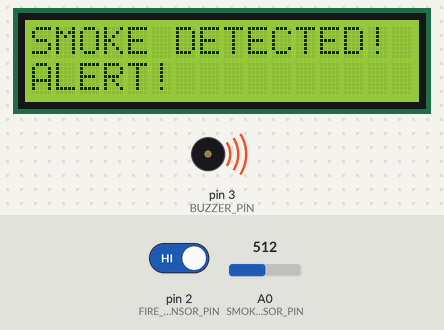
Simulated run of this sketch. Board: Arduino Uno, built with avr-gcc and run on an emulated ATmega328P. Shown: 16×2 character LCD, buzzer (waves = sounding, pin HIGH). Inputs (shaded band) come from the test bench; at power-on: A0 (SMOKE_SENSOR_PIN) = 512, pin 2 (FIRE_SENSOR_PIN) HIGH. What the sketch prints to the serial monitor is not drawn.

Above: at 1.2 s.
1.3 s: A0 (SMOKE_SENSOR_PIN) set to 244
2.8 s: A0 (SMOKE_SENSOR_PIN) set to 217
At 4.1 s:
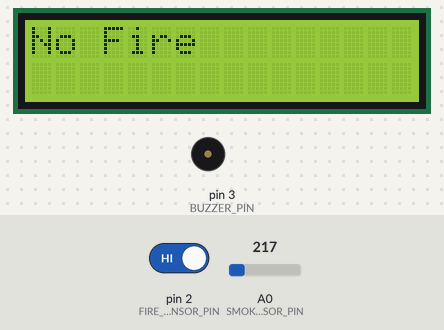
4.7 s: pin 2 (FIRE_SENSOR_PIN) driven LOW
At 5.7 s:
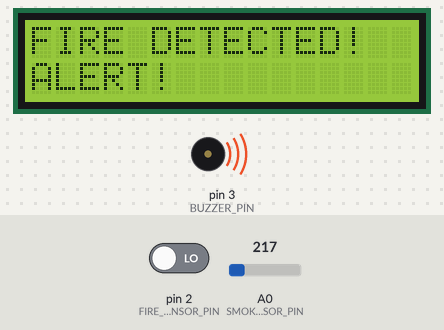
6.3 s: pin 2 (FIRE_SENSOR_PIN) driven HIGH
At 7.8 s:
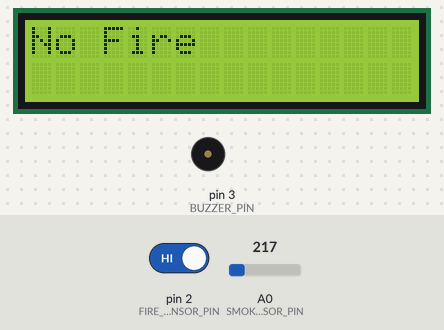
9.4 s: A0 (SMOKE_SENSOR_PIN) set to 240
At 10.6 s:
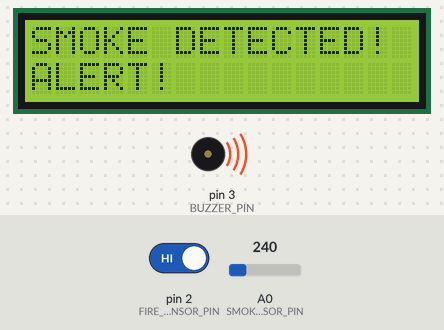
10.9 s: A0 (SMOKE_SENSOR_PIN) set to 220
At 11.4 s:
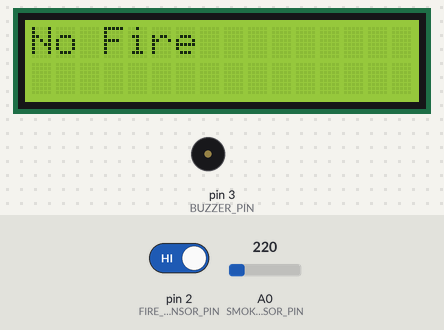
Timing chart, 0 to 13.5 s (numbered marks = the images above; inputs shaded):
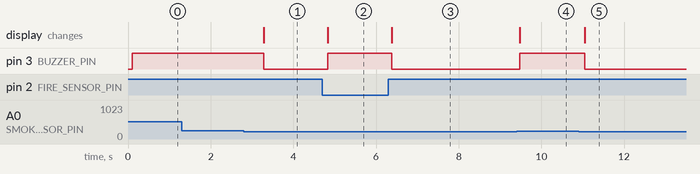

The sketch:

Fire_Detection.ino
```cpp
#include <Wire.h>
#include <LiquidCrystal_I2C.h>

// Define sensor and buzzer pins
#define FIRE_SENSOR_PIN 2 // Connect fire sensor D0 output to digital pin 2
#define SMOKE_SENSOR_PIN A0 // Connect smoke sensor analog output to analog pin A0
#define BUZZER_PIN 3 // Connect buzzer to digital pin 3

// Create LCD object
LiquidCrystal_I2C lcd(0x27,16,2); // Adjust address if necessary

void setup() {
  // Initialize LCD
  lcd.begin(); // Initialize the LCD
  lcd.backlight();

  // Set sensor pins as input
  pinMode(FIRE_SENSOR_PIN, INPUT);
  pinMode(SMOKE_SENSOR_PIN, INPUT);
  // Set buzzer pin as output
  pinMode(BUZZER_PIN, OUTPUT);
  Serial.begin(9600);
}

void loop() {
  // Read digital value from fire sensor
  int fireSensorValue = digitalRead(FIRE_SENSOR_PIN);
  // Read analog value from smoke sensor
  int smokeSensorValue = analogRead(SMOKE_SENSOR_PIN);

  // Print smoke sensor value to serial monitor
  Serial.print("Smoke Sensor Value: ");
  Serial.println(smokeSensorValue);

  if (fireSensorValue == LOW) {
    // Fire detected!
    lcd.clear();
    lcd.setCursor(0, 0);
    lcd.print("FIRE DETECTED!");
    lcd.setCursor(0, 1);
    lcd.print("ALERT!");
    digitalWrite(BUZZER_PIN, HIGH);

    // Additional check for smoke sensor
    if (smokeSensorValue > 300) { // Adjust threshold as needed
      lcd.clear();
      lcd.setCursor(0, 0);
      lcd.print("SMOKE DETECTED!");
      lcd.setCursor(0, 1);
      lcd.print("ALERT!");
    }
  } else {
    // No fire detected
    lcd.clear();
    lcd.setCursor(0, 0);
    lcd.print("No Fire");

    // Check for smoke presence even if no fire is detected
    if (smokeSensorValue > 230) { // Adjust threshold as needed
      lcd.clear();
      lcd.setCursor(0, 0);
      lcd.print("SMOKE DETECTED!");
      lcd.setCursor(0, 1);
      lcd.print("ALERT!");
      digitalWrite(BUZZER_PIN, HIGH);
    } else {
      digitalWrite(BUZZER_PIN, LOW);
    }
  }

  delay(500); // Delay for 500 milliseconds to reduce LCD updates
}
```

Measured:
- the behaviour switches between 231 and 230 on A0 (SMOKE_SENSOR_PIN) (found by bisection; images 0 and 1)
- after the input at 1.3 s, every drawn part: stays the same
- after the input at 2.8 s, pin 3 (BUZZER_PIN): HIGH → LOW after 0.48 s; the display: changes after 0.48 s (image 1)
- after the input at 4.7 s, pin 3 (BUZZER_PIN): LOW → HIGH after 0.13 s; the display: changes after 0.13 s (image 2)
- after the input at 6.3 s, pin 3 (BUZZER_PIN): HIGH → LOW after 0.09 s; the display: changes after 0.09 s (image 3)
- after the input at 9.4 s, pin 3 (BUZZER_PIN): LOW → HIGH after 0.07 s; the display: changes after 0.07 s (image 4)
- after the input at 10.9 s, pin 3 (BUZZER_PIN): HIGH → LOW after 0.15 s; the display: changes after 0.15 s (image 5)
